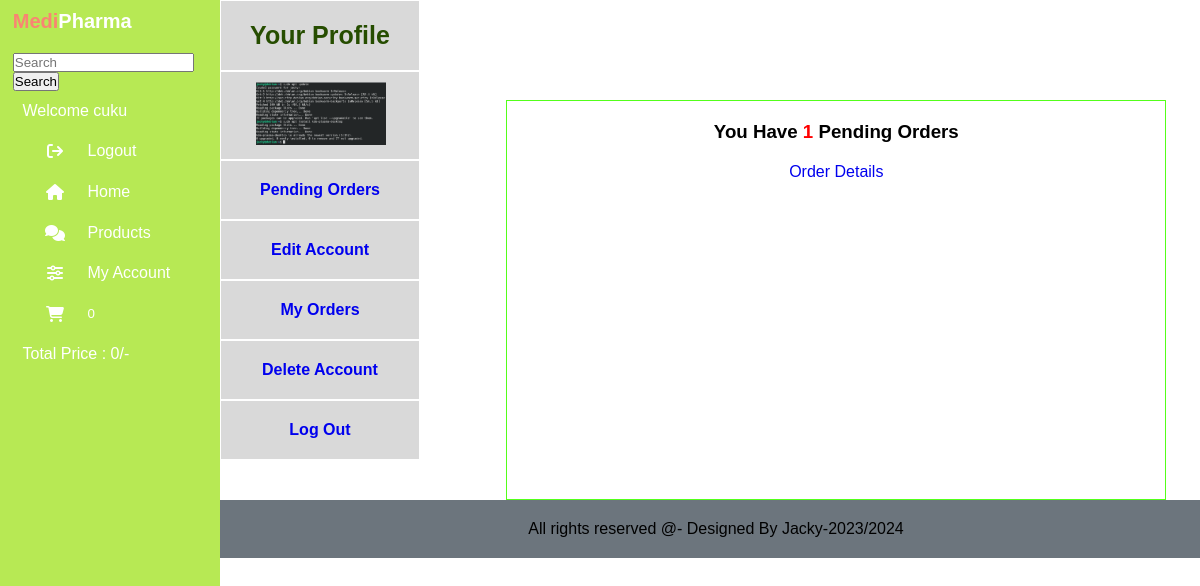
Screenshot of /users_area/profil.php (signed in) with the database file from the repository.
### tables this page shows
CREATE TABLE `user_table` (
  `user_id` int(11) NOT NULL,
  `username` varchar(100) NOT NULL,
  `user_email` varchar(100) NOT NULL,
  `user_password` varchar(255) NOT NULL,
  `user_image` varchar(255) NOT NULL,
  `user_ip` varchar(100) NOT NULL,
  `user_address` varchar(255) NOT NULL,
  `user_mobile` varchar(20) NOT NULL
);

### users_area/profil.php (the view, shortened to what this page needs)
<?php
include('../includes/connect.php');
include('../function/common_function.php');
?>
<!DOCTYPE html>
<html lang="en">
<head>
    <link rel="stylesheet" href="../styles.css">
    <link rel="stylesheet" href="https://cdnjs.cloudflare.com/ajax/libs/font-awesome/6.5.1/css/all.min.css" />
</head>
<body>
    <nav class="sidebar">
        <div class="logo">
            <h5>Medi<span>Pharma</span></h5>
        </div>
    <form action="../search_product.php" method="get">
        <input type="search" placeholder="Search" name="search_data">
        <input type="submit" value="Search" name="search_data_product">
    </form>
    <ul class="nav-links">
        <?php
         if(!isset($_SESSION['username'])){
            echo "<li>
            <a href='index.php'>
                <span>Hello Guest</span>
            </a>
        </li>";
        }else{
            echo "<li>
            <a href='#'>
                <span>Welcome ".$_SESSION['username']."</span>
            </a>
        </li>";
        }
        if(!isset($_SESSION['username'])){
            echo "<li>
            <a href='/users_area/user_login.php'>
                <i class='fa-solid fa-arrow-right-from-bracket'></i>
                <span>Login</span>
            </a>
        </li>";
        }else{
            echo "<li>
            <a href='/users_area/logout.php'>
                <i class='fa-solid fa-arrow-right-from-bracket'></i>
                <span>Logout</span>
            </a>
        </li>";
        }
        ?>
        <li>
            <a href="../index.php">
                <i class="fa-solid fa-house"></i>
                <span>Home</span>
            </a>
        </li>
        <li>
            <a href="../display_all.php">
                <i class="fa-solid fa-comments"></i>
                <span>Products</span>
                </a>
        </li>
        <li>
            <a href="profil.php">
                <i class="fa-solid fa-sliders"></i>
                <span>My Account</span>
                </a>
        </li>
        <li>
            <a href="../cart.php">
                <i class="fa-solid fa-cart-shopping"></i><sup><?php
                cart_item();?></sup>
            </a>
        </li>
        <li>
            <a href="#">
                <span>Total Price : <?php total_cart_price();?>/- </span>
            </a>
        </li>
    </ul>
</nav>
<div class="profil_container">
    <ul class="profil_menu">
        <li class="profil_title">
            <h4>Your Profile</h4>
        </li>
 <?php
$username= $_SESSION['username'];
$user_image="SELECT * FROM `user_table` WHERE username='$username'";
$user_image=mysqli_query($con,$user_image);
$row_image=mysqli_fetch_array($user_image);
$user_image=$row_image['user_image'];
echo "<li>
<img src='./user_images/$user_image'></li>";
?>
        <li>
        <a href="profil.php"><h4>Pending Orders</h4></a>
        </li>
        <li>
        <a href="profil.php?edit_account"><h4>Edit Account</h4></a>
        </li>
        <li>
            <a href="profil.php?my_orders"><h4>My Orders</h4></a>
        </li>
        <li>
            <a href="profil.php?delete_account"><h4>Delete Account</h4></a>
        </li>
        <li>
            <a href="logout.php"><h4>Log Out</h4></a>
        </li>
    </ul>
</div>
<div class="profil_container_sec">
<?php
get_user_order_details();
?>
</div>
</body>
<?php
include("../includes/footer.php")
?>
<html>

### function/common_function.php (shortened to what this page needs)
<?php
function getIPAddress() {
     if(!empty($_SERVER['HTTP_CLIENT_IP'])) {
                $ip = $_SERVER['HTTP_CLIENT_IP'];
        }
    elseif (!empty($_SERVER['HTTP_X_FORWARDED_FOR'])) {
                $ip = $_SERVER['HTTP_X_FORWARDED_FOR'];
     }
    else{
             $ip = $_SERVER['REMOTE_ADDR'];
     }
     return $ip;
}
function cart_item(){
    if(isset($_GET['add_to_cart'])){
        global $con;
        $get_ip_add = getIPAddress();
        $select_query="SELECT * FROM `cart_details` WHERE ip_address='$get_ip_add'";
        $result_query = mysqli_query($con, $select_query);
        $count_cart_items = mysqli_num_rows($result_query);
       }else{
        global $con;
        $get_ip_add = getIPAddress();
        $select_query="SELECT * FROM `cart_details` WHERE ip_address='$get_ip_add'";
        $result_query = mysqli_query($con, $select_query);
        $count_cart_items = mysqli_num_rows($result_query);
    }
    echo $count_cart_items;
    }
    function total_cart_price(){
        $total_price=0;
        echo $total_price;
    }
    function get_user_order_details(){
        global $con;
        $username=$_SESSION['username'];
        $get_details="SELECT * FROM `user_table` WHERE username='$username'";
        $result_query=mysqli_query($con,$get_details);
        while($row_query=mysqli_fetch_array($result_query)){
            $user_id=$row_query['user_id'];
            if(!isset($_GET['edit_account'])){
                if(!isset($_GET['my_orders'])){
                    if(!isset($_GET['delete_account'])){
                $get_orders="SELECT * FROM `user_orders` WHERE user_id=$user_id AND
                order_status='pending'";
                $result_order_query=mysqli_query($con,$get_orders);
                $row_count=mysqli_num_rows($result_order_query);
                if($row_count>0){
                    echo "<h3 style='padding:20px'> You Have <span class='row_count'>$row_count</span> Pending Orders</h3>
                    <p><a href='profil.php?my_orders'>Order Details</a></p>";
                }else{
                    echo "<h3 style='padding:20px'> You Have Zero Pending Orders</h3>
                    <p><a href='../index.php'>Explore Products</a></p>";
                }
                }
            }
        }
    }
    }
?>

### styles.css (style rules this page uses)
* { padding: 0; margin: 0; box-sizing: border-box; font-family: 'Poppins', sans-serif; }
.sidebar { position: fixed; top: 0; left: 0; width: 220px; height: 100vh; background-color: #b7e954; padding: 0.6rem 0.8rem; }
.logo h5 { color: #f98572; font-size: 20px; opacity: 1; }
.logo { margin-bottom: 20px; }
.logo h5 span { color: #fff; }
.nav-links { position: relative; width: 100%; display: flex; flex-direction: column; align-items: center; }
.nav-links li { position: relative; height: 15px; list-style-type: none; margin: 0.8em auto; width: 90%; }
.nav-links a { border-radius: 20px; height: 100%; width: 100%; color: white; display: flex; align-items: center; text-decoration: none; }
.nav-links li a i { min-width: 65px; text-align: center; height: 50px; border-radius: 12px; line-height: 50px; }

### users_area/profil.php (style rules this page uses)
.profil_container { margin-left: 220px; }
.profil_container ul { width: 110%; }
.profil_container li { border: 1px solid white; }
.profil_container_sec { border: #53ff1a 1px solid; width: 55%; margin-left: 100px; height: 400px; margin-top: 100px; text-align: center; }
.profil_container, .profil_container_sec { display: inline-block; vertical-align: top; }
img { width: 150px; margin-left: 25px; padding: 10px; }
a { text-decoration: none; }
h4 { margin-left: 0px; padding: 20px; text-align: center; transition: background-color 0.3s ease; }
.profil_menu { border: 1px black; background-color: #d9d9d9; }
.profil_title { pointer-events: none; color: #264d00; font-size: 25px; }
.row_count { color: red; }

### rows the page displays
user_table: user_image (picture), row_count "1"

### other values shown
$_SESSION['username'] "cuku"
$count_cart_items "0"
$total_price "0"
